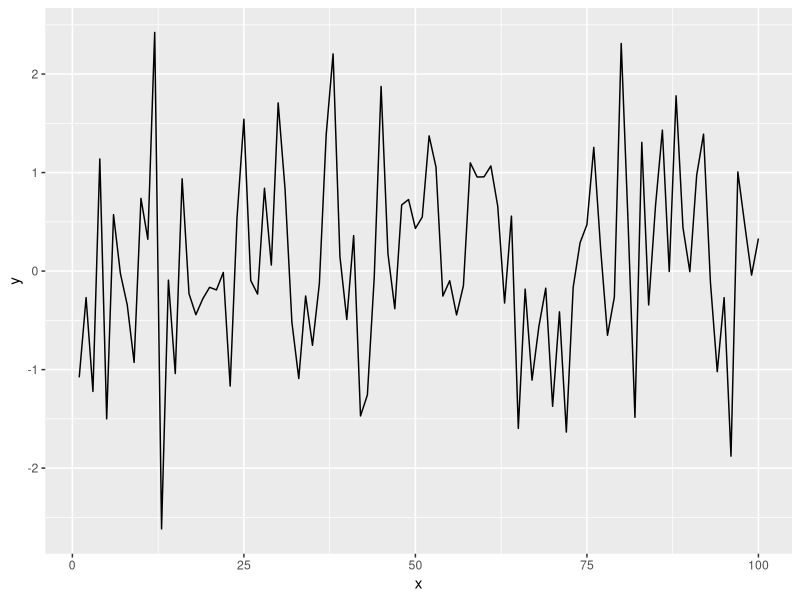

Write R code to recreate this figure.
## ---- chunk 1
library(tidyverse)
## ---- chunk 2
x = seq(1:100)
y = rnorm(100)
dat = data.frame(x, y)
ggplot(dat, aes(x = x, y = y)) +
geom_line()
